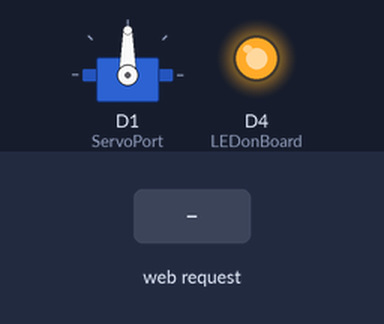
The sketch below on a simulated ESP8266 (NodeMCU). On the bench: servo, output pins drawn as LEDs (lit = HIGH). The test bench sets the inputs (shaded band). WiFi joins after 1.5 s; servers stay silent unless stated; what the sketch prints to the serial monitor is not drawn.

Above: at 3.7 s.
3.8 s: HTTP request GET /setPOS received
At 4.2 s:
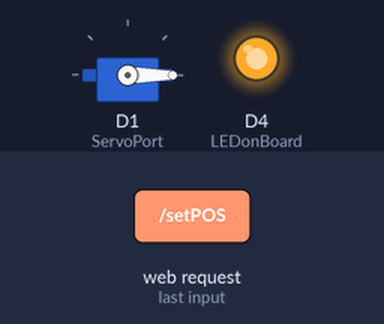
5.3 s: HTTP request GET /setPOS?servoPOS=120 received
At 6.5 s:
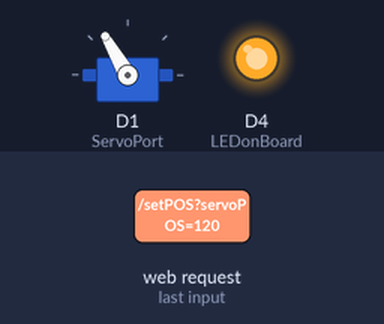
6.8 s: HTTP request GET /setPOS?servoPOS=0 received
At 7.7 s:
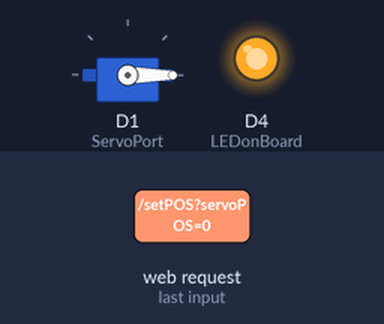
Timing chart, 0 to 9.8 s (numbered marks = the images above; inputs shaded):
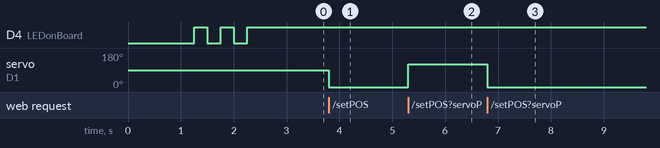

The sketch:

NodeMCU_Control_Servo_Wifi_Router.ino
```cpp
//----------------------------------------Include the NodeMCU ESP8266 Library
//----------------------------------------see here: https://www.youtube.com/watch?v=8jMr94B8iN0 to add NodeMCU ESP8266 library and board
#include <ESP8266WiFi.h>
#include <ESP8266WebServer.h>
//----------------------------------------Include the Servo Library
#include <Servo.h>

#include "PageIndex.h"; //--> Include the contents of the User Interface Web page, stored in the same folder as the .ino file

#define LEDonBoard 2  //--> Defining an On Board LED, used for indicators when the process of connecting to a wifi router
#define ServoPort D1   //--> Defining Servo Port

//----------------------------------------SSID and Password of your WiFi router
const char *ssid = "your_wifi_name";
const char *password = "your_wifi_password";
//----------------------------------------

Servo myservo;  //--> create servo object to control a servo

ESP8266WebServer server(80);  //--> Server on port 80

//----------------------------------------This routine is executed when you open NodeMCU ESP8266 IP Address in browser
void handleRoot() {
 String s = MAIN_page; //Read HTML contents
 server.send(200, "text/html", s); //Send web page
}
//----------------------------------------

//----------------------------------------Procedure for handling servo control
void handleServo(){
  String POS = server.arg("servoPOS");
  int pos = POS.toInt();
  myservo.write(pos);   //--> Move the servo motor according to the POS value
  delay(15);
  Serial.print("Servo Angle:");
  Serial.println(pos);
  server.send(200, "text/plane","");
}
//----------------------------------------
//----------------------------------------Setup----------------------------------------
void setup() {
  Serial.begin(115200);
  delay(1000);

  WiFi.begin(ssid, password); //--> Connect to your WiFi router
  Serial.println("");

  pinMode(LEDonBoard,OUTPUT); //--> On Board LED port Direction output
  digitalWrite(LEDonBoard, HIGH); //--> Turn off Led On Board

  myservo.attach(ServoPort); //--> attaches the servo on D1 to the servo object

  //----------------------------------------Wait for connection
  Serial.print("Connecting");
  while (WiFi.status() != WL_CONNECTED) {
    Serial.print(".");
    //----------------------------------------Make the On Board Flashing LED on the process of connecting to the wifi router.
    digitalWrite(LEDonBoard, LOW);
    delay(250);
    digitalWrite(LEDonBoard, HIGH);
    delay(250);
    //----------------------------------------
  }
  //----------------------------------------
  digitalWrite(LEDonBoard, HIGH); //--> Turn off the On Board LED when it is connected to the wifi router.
  //----------------------------------------If connection successful show IP address in serial monitor
  Serial.println("");
  Serial.print("Successfully connected to : ");
  Serial.println(ssid);
  Serial.print("IP address: ");
  Serial.println(WiFi.localIP());
  //----------------------------------------

  //----------------------------------------Initialize Webserver
  server.on("/",handleRoot);  //--> Routine to handle at root location. This is to display web page.
  server.on("/setPOS",handleServo); //--> Sets servo position from Web request
  server.begin();
  Serial.println("HTTP server started");
}
//------------------------------------------------------------------------------------
//----------------------------------------Loop----------------------------------------
void loop() {
 server.handleClient();
}
//------------------------------------------------------------------------------------
```

PageIndex.h
```cpp
const char MAIN_page[] PROGMEM = R"=====(
<!DOCTYPE html>
<html>
  <head>
    <meta name="viewport" content="width=device-width, initial-scale=1">
    <style>
      html {
        font-family: Arial;
        display: inline-block;
        margin: 0px auto;
        text-align: center;
      }

      .slidecontainer {
        width: 100%;
      }

      .slider {
        -webkit-appearance: none;
        width: 50%;
        height: 15px;
        border-radius: 5px;
        background: #d3d3d3;
        outline: none;
        opacity: 0.7;
        -webkit-transition: .2s;
        transition: opacity .2s;
      }

      .slider:hover {
        opacity: 1;
      }

      .slider::-webkit-slider-thumb {
        -webkit-appearance: none;
        appearance: none;
        width: 25px;
        height: 25px;
        border-radius: 50%;
        background: #4CAF50;
        cursor: pointer;
      }

      .slider::-moz-range-thumb {
        width: 25px;
        height: 25px;
        border-radius: 50%;
        background: #4CAF50;
        cursor: pointer;
      }
    </style>
  </head>
  <body>

    <h1>NodeMCU ESP8266 / ESP12E Control Servo SG90</h1>
    <br><br>
    <div class="slidecontainer">
      <input type="range" min="0" max="180" value="50" class="slider" id="myRange">
      <p>Value : <span id="demo"></span></p>
    </div>

    <script>
      function sendData(pos) {
        var xhttp = new XMLHttpRequest();
        xhttp.onreadystatechange = function() {
          if (this.readyState == 4 && this.status == 200) {
            console.log(this.responseText);
          }
        };
        xhttp.open("GET", "setPOS?servoPOS="+pos, true);
        xhttp.send();
      }
      var slider = document.getElementById("myRange");
      var output = document.getElementById("demo");
      output.innerHTML = slider.value;

      slider.oninput = function() {
        output.innerHTML = this.value;
        sendData(output.innerHTML);
      }
    </script>

  </body>
</html>
)=====";
```

Measured:
- after the input at 3.8 s, servo on D1 (ServoPort): 90° → 0° at once
- after the input at 5.3 s, servo on D1 (ServoPort): 0° → 120° at once
- after the input at 6.8 s, servo on D1 (ServoPort): 120° → 0° at once
